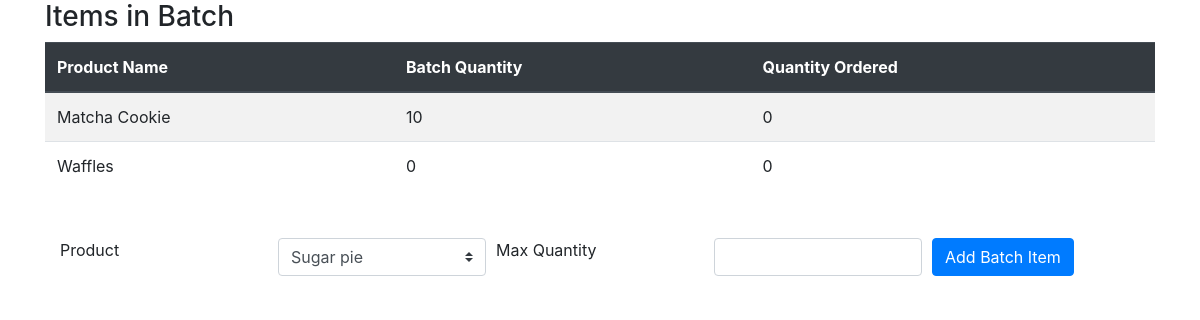
/admin/batch.php?batch_id=7, run on the app's committed database.
### tables this page shows
CREATE TABLE `batch_items` (
  `id` int(11) NOT NULL,
  `batch_id` int(11) NOT NULL,
  `product_id` int(11) NOT NULL,
  `max_quantity` int(2) NOT NULL,
  `quantity_sold` int(2) NOT NULL
);

CREATE TABLE `products` (
  `id` int(11) NOT NULL,
  `name` varchar(255) NOT NULL,
  `price` decimal(6,2) NOT NULL,
  `active` tinyint(1) DEFAULT NULL,
  `description` text,
  `img_link` varchar(255) NOT NULL DEFAULT 'img/placeholder.png'
);

### admin/batch.php (the view, shortened to what this page needs)
<?php
$batch_id = $_GET['batch_id'];
include "../external/db_connect.php";
include "../external/add_batch_item.php";
?>
<!DOCTYPE html>
<html lang=en>
<head>
    <link rel="stylesheet" href="../css/bootstrap.css">
</head>
<body>
<div class="container">
<h3> Items in Batch </h3>
<table class="table table-striped">
    <thead class="thead-dark">
        <tr>
            <th scope="col">Product Name</th>
            <th scope="col">Batch Quantity</th>
            <th scope="col">Quantity Ordered</th>
        </tr>
    </thead>
    <tbody>
<?php
$sql = "
    SELECT p.name, b.max_quantity, b.quantity_sold
    FROM batch_items b
    INNER JOIN products p
    ON b.product_id = p.id
    WHERE b.batch_id = ".$batch_id.
    " ORDER BY b.max_quantity DESC;
    ";
$result = mysqli_query($conn, $sql);
while ($row = mysqli_fetch_array($result, MYSQLI_ASSOC)){
    echo
        "<tr scope='row'>
            <td>".$row['name']."</td>
            <td>".$row['max_quantity']."</td>
            <td>".$row['quantity_sold']."</td>
        </tr>";
};
?>
    </tbody>
</table>
<div class="batch_item_form container mt-5">
<form action="<?php echo htmlspecialchars($_SERVER['PHP_SELF'])."?batch_id=".$batch_id;?>" method="POST">
    <div class="form-row">
        <div class="col">
            <label for="product">Product</label>
        </div>
        <div class="col">
            <select name="product_id" class="custom-select">>
                <?php
                    $sql = "
                        SELECT id, name
                        FROM products
                        WHERE active = 1;
                        ";
                    $result = mysqli_query($conn, $sql);
                    while ($row = mysqli_fetch_array($result, MYSQLI_ASSOC)) {
                        echo "<option value='".$row['id']."'>".$row['name']."</option>";
                    };
                ?>
            </select>
        </div>
        <div class="col">
            <label for="max_quantity">Max Quantity</label>
        </div>
        <div class="col">
            <input type="number" min="0" max="99" name="max_quantity" class="form-control" required>
        </div>
        <div class="col">
            <button type="submit" name="submit_batch_item" class="btn btn-primary">Add Batch Item</button>
        </div>
    </div>
</form>
</div>
</div>
</body>
</html>

### data on the page
batch_items: product.name "Matcha Cookie", max_quantity "10", quantity_sold "0"
batch_items: product.name "Waffles", max_quantity "0", quantity_sold "0"

### other printed values
form field product_id "Sugar pie"
